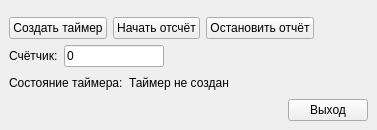
<?xml version="1.0" encoding="UTF-8"?>
<ui version="4.0">
 <class>MainWindow</class>
 <widget class="QMainWindow" name="MainWindow">
  <property name="geometry">
   <rect>
    <x>0</x>
    <y>0</y>
    <width>377</width>
    <height>130</height>
   </rect>
  </property>
  <property name="windowTitle">
   <string>MainWindow</string>
  </property>
  <widget class="QWidget" name="centralwidget">
   <layout class="QVBoxLayout" name="verticalLayout">
    <item>
     <spacer name="verticalSpacer">
      <property name="orientation">
       <enum>Qt::Vertical</enum>
      </property>
      <property name="sizeHint" stdset="0">
       <size>
        <width>20</width>
        <height>40</height>
       </size>
      </property>
     </spacer>
    </item>
    <item>
     <layout class="QHBoxLayout" name="horizontalLayout_2">
      <item>
       <widget class="QPushButton" name="create_timer_button">
        <property name="text">
         <string>Создать таймер</string>
        </property>
       </widget>
      </item>
      <item>
       <widget class="QPushButton" name="start_button">
        <property name="text">
         <string>Начать отсчёт</string>
        </property>
       </widget>
      </item>
      <item>
       <widget class="QPushButton" name="stop_button">
        <property name="text">
         <string>Остановить отчёт</string>
        </property>
       </widget>
      </item>
      <item>
       <spacer name="horizontalSpacer_2">
        <property name="orientation">
         <enum>Qt::Horizontal</enum>
        </property>
        <property name="sizeHint" stdset="0">
         <size>
          <width>40</width>
          <height>20</height>
         </size>
        </property>
       </spacer>
      </item>
     </layout>
    </item>
    <item>
     <layout class="QHBoxLayout" name="horizontalLayout_3">
      <item>
       <widget class="QLabel" name="label_2">
        <property name="text">
         <string>Счётчик:</string>
        </property>
       </widget>
      </item>
      <item>
       <widget class="QLineEdit" name="counter_line">
        <property name="maximumSize">
         <size>
          <width>100</width>
          <height>16777215</height>
         </size>
        </property>
        <property name="text">
         <string>0</string>
        </property>
       </widget>
      </item>
      <item>
       <spacer name="horizontalSpacer_3">
        <property name="orientation">
         <enum>Qt::Horizontal</enum>
        </property>
        <property name="sizeHint" stdset="0">
         <size>
          <width>40</width>
          <height>20</height>
         </size>
        </property>
       </spacer>
      </item>
     </layout>
    </item>
    <item>
     <layout class="QHBoxLayout" name="horizontalLayout_4">
      <item>
       <widget class="QLabel" name="label_3">
        <property name="text">
         <string>Состояние таймера:</string>
        </property>
       </widget>
      </item>
      <item>
       <widget class="QLabel" name="timer_status_label">
        <property name="text">
         <string>Таймер не создан</string>
        </property>
       </widget>
      </item>
      <item>
       <spacer name="horizontalSpacer_4">
        <property name="orientation">
         <enum>Qt::Horizontal</enum>
        </property>
        <property name="sizeHint" stdset="0">
         <size>
          <width>40</width>
          <height>20</height>
         </size>
        </property>
       </spacer>
      </item>
     </layout>
    </item>
    <item>
     <layout class="QHBoxLayout" name="horizontalLayout_5">
      <item>
       <spacer name="horizontalSpacer_5">
        <property name="orientation">
         <enum>Qt::Horizontal</enum>
        </property>
        <property name="sizeHint" stdset="0">
         <size>
          <width>40</width>
          <height>20</height>
         </size>
        </property>
       </spacer>
      </item>
      <item>
       <widget class="QPushButton" name="exit_button">
        <property name="text">
         <string>Выход</string>
        </property>
       </widget>
      </item>
     </layout>
    </item>
   </layout>
  </widget>
 </widget>
 <resources/>
 <connections/>
</ui>
